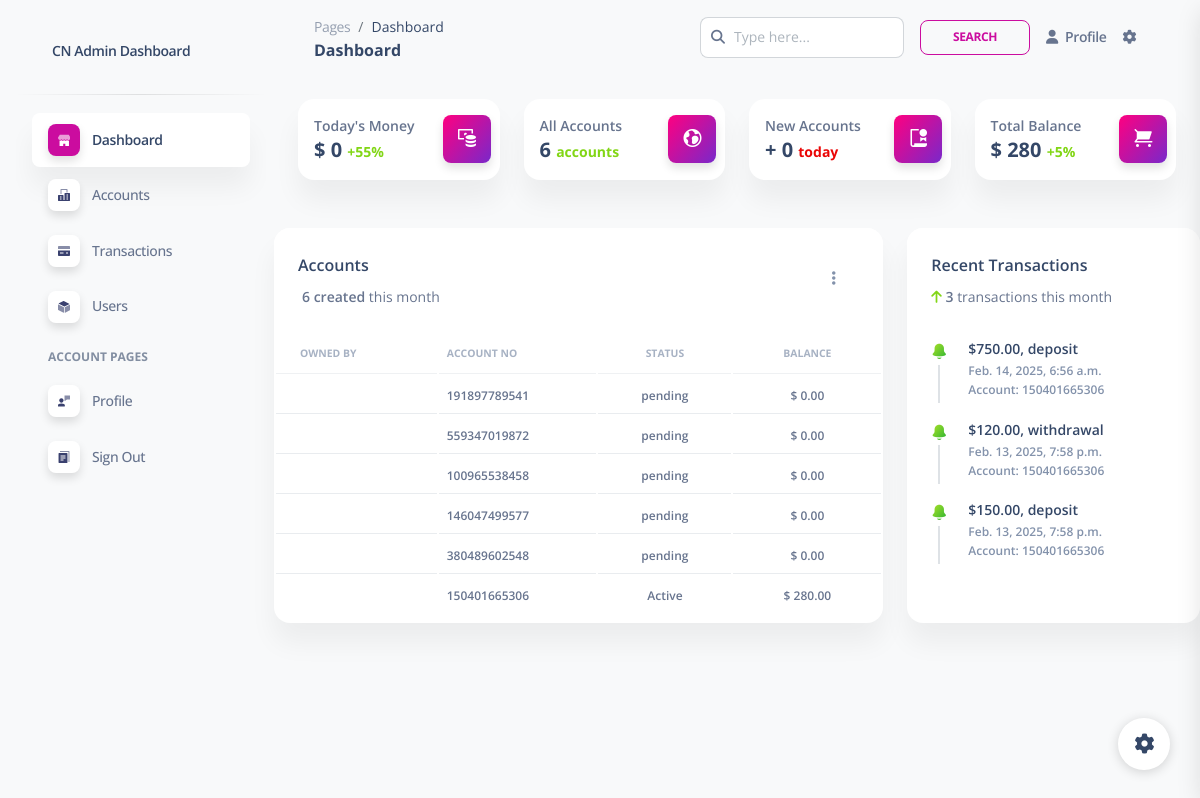
Page /control/dashboard on the earlier database version.
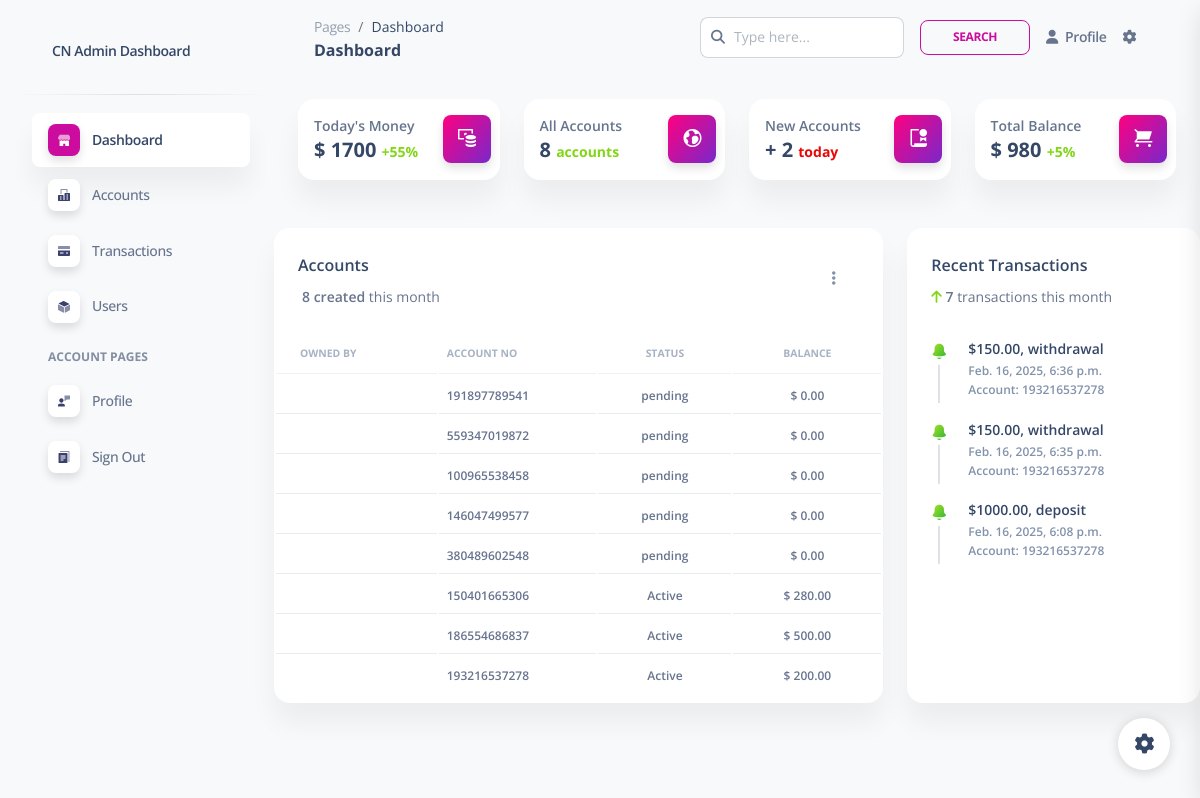
Same page on the later database version.
### core/models.py (models this page shows, shortened)
class Account(models.Model):
    STATUS = [
        ('Active', 'active'),
        ('Inactive', 'inactive'),
        ('Pending', 'pending'),
        ('On Hold', 'on hold'),
        ('Closed', 'closed'),
    ]
    user = models.OneToOneField(CustomUser, on_delete=models.CASCADE, related_name='account')
    balance = models.DecimalField(max_digits=12, decimal_places=2, default=0.00)
    status = models.CharField(max_length=50, choices=STATUS, default='pending')
    account_no = models.CharField(max_length=12, editable=False, unique=True)
    referred_by = models.ForeignKey(CustomUser, on_delete=models.SET_NULL, null=True, blank=True, related_name='referred_users')
    referral_reward_received = models.BooleanField(default=False)  # To track if the referrer has already been rewarded
    activation_paid = models.BooleanField(default=False)  # Track if the activation fee is paid

class Transaction(models.Model):
    TRANSACTION_TYPES = (
        ('deposit', 'Deposit'),
        ('withdrawal', 'Withdrawal'),
    )
    STATUS = (
        ('Pending', 'pending'),
        ('Confirmed', 'confirmed'),
        ('Rejected', 'rejected'),
    )
    account = models.ForeignKey(Account, on_delete=models.CASCADE, related_name='transactions')
    transaction_type = models.CharField(max_length=10, choices=TRANSACTION_TYPES)
    amount = models.DecimalField(max_digits=12, decimal_places=2)
    date = models.DateTimeField(default=timezone.now)
    tr_status = models.CharField(max_length=55, choices=STATUS, default='Pending')

### control/views.py (the view)
# urls.py: path('dashboard', views.dashboard, name='dashboard'),
def dashboard(request):
    accounts = Account.objects.all()[0:10]
    accounts_count = Account.objects.all().count()
    today = timezone.now().date()
    new_accounts = CustomUser.objects.filter(date_joined__date=today).count()
    total_cash = Account.objects.aggregate(total_balance=Sum('balance'))['total_balance'] or 0
    transactions_today = Transaction.objects.filter(date__date=today)
    total_balance_today = transactions_today.aggregate(
        total_deposits=Sum('amount', filter=Q(transaction_type='deposit')),
        total_withdrawals=Sum('amount', filter=Q(transaction_type='withdrawal'))
    )
    total_balance_today = (total_balance_today['total_deposits'] or 0) - (total_balance_today['total_withdrawals'] or 0)
    transactions = Transaction.objects.all().order_by('-date')[0:3]
    transactions_count = Transaction.objects.all().count()
    context = {
        'accounts': accounts,
        'accounts_count': accounts_count,
        'new_accounts': new_accounts,
        'total_cash':total_cash,
        'total_balance_today': total_balance_today,
        'transactions': transactions,
        'transactions_count': transactions_count
    }
    return render(request, 'dashboard.html', context)

### control/templates/dashboard.html (shortened to what the changed rows need)
{% load static %}
<!DOCTYPE html>
<html lang="en">
<head>
    <link href="{% static 'css/nucleo-icons.css' %}" rel="stylesheet" />
    <link href="{% static 'css/nucleo-svg.css' %}" rel="stylesheet" />
    <link href="{% static 'css/nucleo-svg.css' %}" rel="stylesheet" />
    <link id="pagestyle" href="{% static 'css/soft-ui-dashboard.min.css' %}" rel="stylesheet" />
</head>
<body class="g-sidenav-show  bg-gray-100">
    <main class="main-content position-relative max-height-vh-100 h-100 border-radius-lg ">
        {% block content %}
        <div class="container-fluid py-4">
            <div class="row">
                <div class="col-xl-3 col-sm-6 mb-xl-0 mb-4">
                    <div class="card">
                        <div class="card-body p-3">
                            <div class="row">
                                <div class="col-8">
                                    <div class="numbers">
                                        <p class="text-sm mb-0 text-capitalize font-weight-bold">Today's Money</p>
                                        <h5 class="font-weight-bolder mb-0">
                                            $ {{total_balance_today}}
                                            <span class="text-success text-sm font-weight-bolder">+55%</span>
                                        </h5>
                                    </div>
                                </div>
                            </div>
                        </div>
                    </div>
                </div>
                <div class="col-xl-3 col-sm-6 mb-xl-0 mb-4">
                    <div class="card">
                        <div class="card-body p-3">
                            <div class="row">
                                <div class="col-8">
                                    <div class="numbers">
                                        <p class="text-sm mb-0 text-capitalize font-weight-bold">All Accounts</p>
                                        <h5 class="font-weight-bolder mb-0">
                                            {{accounts_count}}
                                            <span class="text-success text-sm font-weight-bolder">accounts</span>
                                        </h5>
                                    </div>
                                </div>
                            </div>
                        </div>
                    </div>
                </div>
                <div class="col-xl-3 col-sm-6 mb-xl-0 mb-4">
                    <div class="card">
                        <div class="card-body p-3">
                            <div class="row">
                                <div class="col-8">
                                    <div class="numbers">
                                        <p class="text-sm mb-0 text-capitalize font-weight-bold">New Accounts</p>
                                        <h5 class="font-weight-bolder mb-0">
                                            + {{new_accounts}}
                                            <span class="text-danger text-sm font-weight-bolder">today</span>
                                        </h5>
                                    </div>
                                </div>
                            </div>
                        </div>
                    </div>
                </div>
                <div class="col-xl-3 col-sm-6">
                    <div class="card">
                        <div class="card-body p-3">
                            <div class="row">
                                <div class="col-8">
                                    <div class="numbers">
                                        <p class="text-sm mb-0 text-capitalize font-weight-bold">Total Balance</p>
                                        <h5 class="font-weight-bolder mb-0">
                                            $ {{total_cash}}
                                            <span class="text-success text-sm font-weight-bolder">+5%</span>
                                        </h5>
                                    </div>
                                </div>
                            </div>
                        </div>
                    </div>
                </div>
            </div>
        </div>
        <div class="row my-4">
            <div class="col-lg-8 col-md-6 mb-md-0 mb-4">
                <div class="card">
                    <div class="card-header pb-0">
                        <div class="row">
                            <div class="col-lg-6 col-7">
                                <p class="text-sm mb-0">
                                    <span class="font-weight-bold ms-1">{{accounts_count}} created</span> this month
                                </p>
                            </div>
                        </div>
                    </div>
                    <div class="card-body px-0 pb-2">
                        <div class="table-responsive">
                            <table class="table align-items-center mb-0">
                                <thead>
                                    <tr>
                                        <th class="text-uppercase text-secondary text-xxs font-weight-bolder opacity-7">
                                            Owned BY</th>
                                        <th
                                            class="text-uppercase text-secondary text-xxs font-weight-bolder opacity-7 ps-2">
                                            Account No</th>
                                        <th
                                            class="text-center text-uppercase text-secondary text-xxs font-weight-bolder opacity-7">
                                            Status</th>
                                        <th
                                            class="text-center text-uppercase text-secondary text-xxs font-weight-bolder opacity-7">
                                            Balance</th>
                                    </tr>
                                </thead>
                                <tbody>
                                    {% for acc in accounts %}
                                    <tr>
                                        <td>
                                            <div class="d-flex px-2 py-1">
                                            </div>
                                        </td>
                                        <td class="align-middle text-sm">
                                            <span class="text-xs font-weight-bold"> {{acc.account_no}} </span>
                                        </td>
                                        <td class="align-middle text-center text-sm">
                                            <span class="text-xs font-weight-bold"> {{acc.status}} </span>
                                        </td>
                                        <td class="align-middle text-center text-sm">
                                            <span class="text-xs font-weight-bold"> $ {{acc.balance}} </span>
                                        </td>
                                    </tr>
                                    {% endfor %}
                                </tbody>
                            </table>
                        </div>
                    </div>
                </div>
            </div>
            <div class="col-lg-4 col-md-5">
                <div class="card h-100">
                    <div class="card-header pb-0">
                        <p class="text-sm">
                            <i class="fa fa-arrow-up text-success" aria-hidden="true"></i>
                            <span class="font-weight-bold">{{transactions_count}}</span> transactions this month
                        </p>
                    </div>
                    <div class="card-body p-3">
                        {% for tr in transactions %}
                        <div class="timeline timeline-one-side">
                            <div class="timeline-block mb-3">
                                <span class="timeline-step">
                                    <i class="ni ni-bell-55 text-success text-gradient"></i>
                                </span>
                                <div class="timeline-content">
                                    <h6 class="text-dark text-sm font-weight-bold mb-0">${{tr.amount}}, {{tr.transaction_type}}</h6>
                                    <p class="text-secondary font-weight-bold text-xs mt-1 mb-0">{{tr.date}}</p>
                                    <p class="text-secondary font-weight-bold text-xs mt-1 mb-0">Account: {{tr.account.account_no}}</p>
                                </div>
                            </div>
                        </div>
                        {% endfor %}
                    </div>
                </div>
            </div>
        </div>
        {% endblock %}
    </main>
</body>
</html>

Differences in the rows shown:
no longer on this page (row unchanged): Transaction: amount "750.00", transaction_type "deposit", date "Feb. 14, 2025, 6:56 a.m.", account.account_no "150401665306"
no longer on this page (row unchanged): Transaction: amount "120.00", transaction_type "withdrawal", date "Feb. 13, 2025, 7:58 p.m.", account.account_no "150401665306"
no longer on this page (row unchanged): Transaction: amount "150.00", transaction_type "deposit", date "Feb. 13, 2025, 7:58 p.m.", account.account_no "150401665306"
added Account: account_no "186554686837", status "Active", balance "500.00"
added Account: account_no "193216537278", status "Active", balance "200.00"
added Transaction: amount "150.00", transaction_type "withdrawal", date "Feb. 16, 2025, 6:36 p.m.", account.account_no "193216537278"
added Transaction: amount "150.00", transaction_type "withdrawal", date "Feb. 16, 2025, 6:35 p.m.", account.account_no "193216537278"
added Transaction: amount "1000.00", transaction_type "deposit", date "Feb. 16, 2025, 6:08 p.m.", account.account_no "193216537278"
Other differences:
{{ total_balance_today }}: "0" → "1700"
{{ accounts_count }}: "6" → "8"
{{ new_accounts }}: "0" → "2"
{{ total_cash }}: "280" → "980"
{{ transactions_count }}: "3" → "7"
